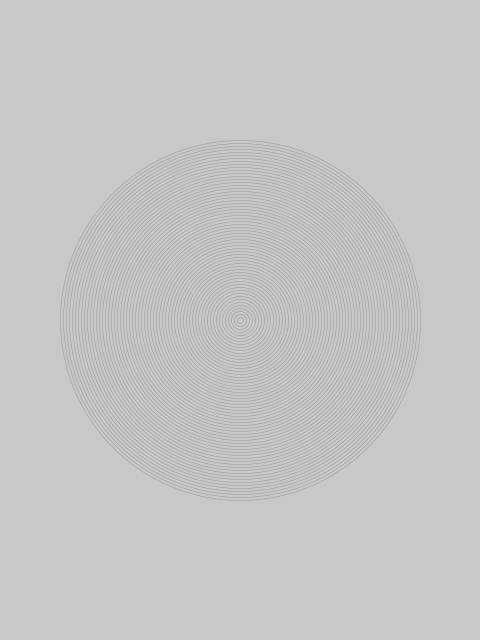
Frame 1 (no input)
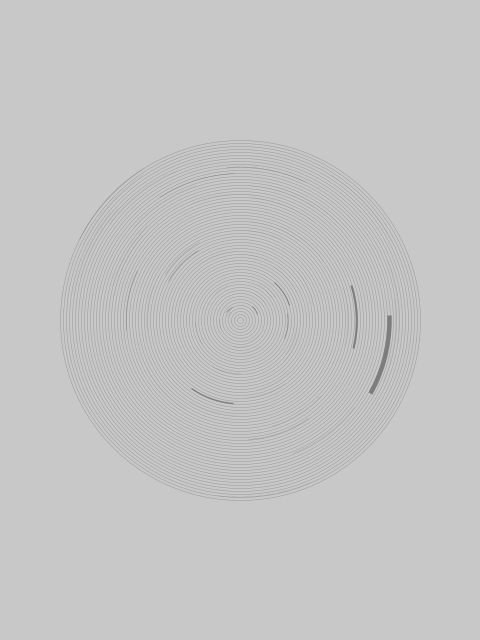
Frame 60 (the mouse pressed at the canvas centre just before this capture)
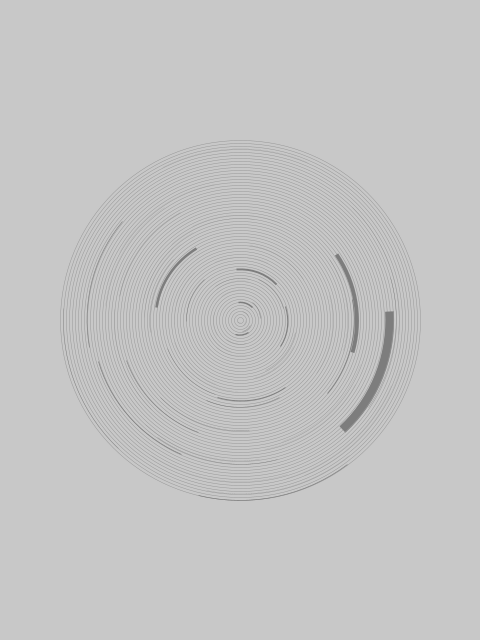
Frame 120 (the mouse held since frame 60 and released just before this capture)

The Processing sketch that drew these frames (run headless with seeded random() and noise(); from frame 60 on, the mouse is pressed at the canvas centre):

// Processing sketch: processing_65429
// ── processing_65429.pde

// Composite Radial Relationships
// 06.06.2010

float var01, var02, var03, speed;

void setup () {
  size(480, 640);
  smooth();
}

void draw() {
  var01 += .01;
  var02 += .0033;
  var03 += .05;
  speed += 10;
  background(200); 
  noFill();
  for (float i = 0; i <= 360; i += 6) {
    float begin = radians(noise(i) * speed);
    float end = begin + atan(var01);
    float WeightArc = abs((sin(var02)) * tan(i) * 0.5);
    float WeightEllipse = abs(noise(cos(var03)));
    strokeWeight(WeightEllipse);
    stroke(150);
    ellipse(width/2, height/2, i/2, i/2);
    ellipseMode(RADIUS);
    strokeCap(BEVEL);
    strokeWeight(WeightArc);
    stroke(125);
    arc(width/2, height/2, i/2, i/2, begin, end);
  }
}
